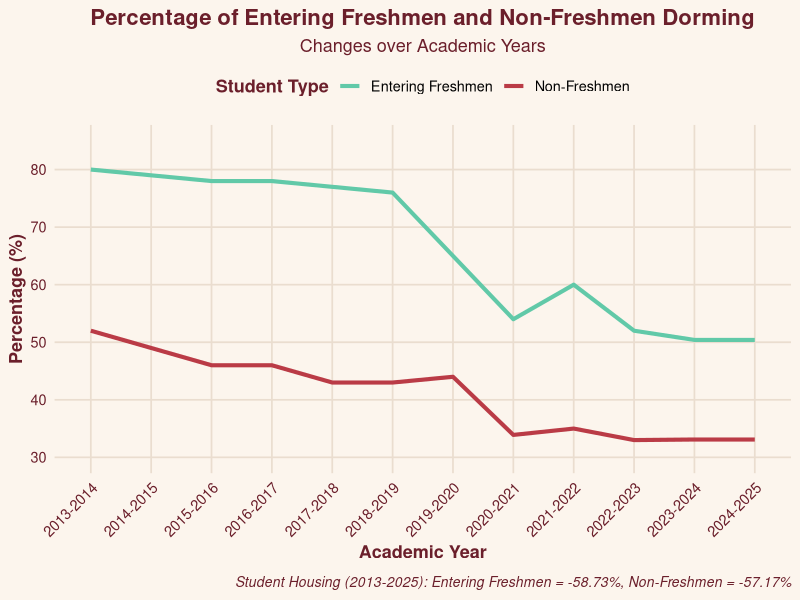
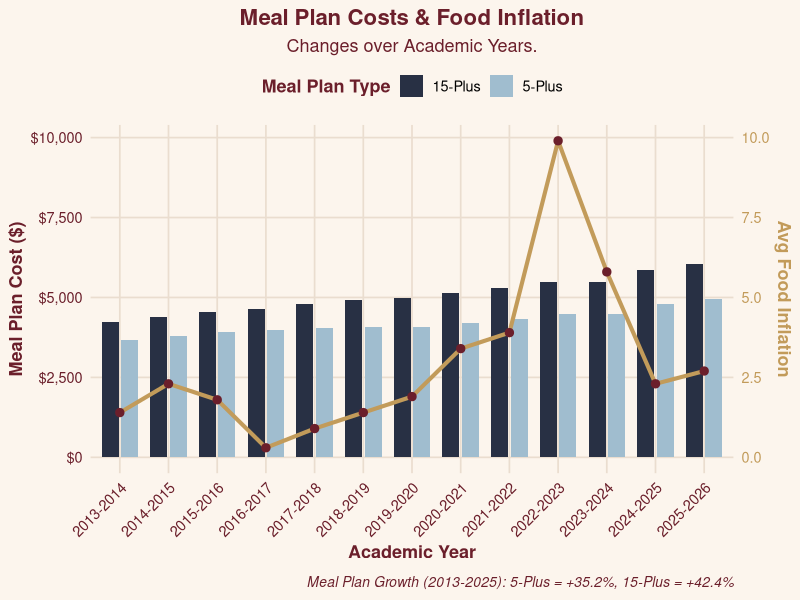

These figures' R source, in order:
## ---- chunk 1
#| echo: false
#| message: false

library(tidyverse)
library(ggplot2)
library(readxl)
library(dplyr)
library(tidyr)
library(scales)
## ---- chunk 2
#| echo: false
#| message: false
#| fig-width: 8
#| fig-height: 5

custom_theme <- theme_minimal(base_size = 13) +
  theme(
    plot.background = element_rect(fill = "#fcf5ed", color = NA),
    panel.background = element_rect(fill = "#fcf5ed", color = NA),
    plot.title = element_text(face = "bold", color = "#6b1f2b", size = 16, hjust = 0.5),
    plot.subtitle = element_text(color = "#6b1f2b", hjust = 0.5),
    plot.caption = element_text(color = "#6b1f2b", face = "italic", size = 10, hjust = 1, margin = margin(t = 10)),
    axis.text.x = element_text(angle = 45, hjust = 1, color = "#6b1f2b"),
    axis.text.y = element_text(color = "#6b1f2b"),
    axis.title = element_text(face = "bold", color = "#6b1f2b"),
    legend.position = "top",
    legend.title = element_text(face = "bold", color = "#6b1f2b"),
    panel.grid.major = element_line(color = "#eaddcf"),
    panel.grid.minor = element_blank()
  )

meal_data <- read_excel("AugsburgMealPlans.xlsx")

meal_data <- meal_data |>
  mutate(Academic_Year = factor(Academic_Year, levels = unique(Academic_Year)))

plot_dorming <- ggplot(subset(meal_data, Academic_Year != "2025-2026"), aes(x = Academic_Year)) +
  geom_line(aes(y = entering_freshman_housing * 100, color = "Entering Freshmen", group = 1), 
            linewidth = 1.4, na.rm = TRUE) +
  geom_line(aes(y = non_fresman_housing * 100, color = "Non-Freshmen", group = 1), 
            linewidth = 1.4, na.rm = TRUE) +
  scale_color_manual(
    name = "Student Type",
    values = c("Entering Freshmen" = "#61C9A8", "Non-Freshmen" = "#BA3B46")
  ) +
  scale_y_continuous(limits = c(30, 85)) + 
  labs(
    title = "Percentage of Entering Freshmen and Non-Freshmen Dorming",
    subtitle = "Changes over Academic Years",
    caption = "Student Housing (2013-2025): Entering Freshmen = -58.73%, Non-Freshmen = -57.17%",
    x = "Academic Year",
    y = "Percentage (%)"
  ) +
  custom_theme

plot_dorming
## ---- chunk 3
#| echo: false
#| message: false
#| fig-width: 8
#| fig-height: 5

meal_bar_data <- meal_data |>
  select(Academic_Year, fifteen_meal_plan, five_meal_cost) |>
  pivot_longer(
    cols = c(fifteen_meal_plan, five_meal_cost),
    names_to = "Plan_Type",
    values_to = "Cost"
  ) |>
  mutate(
    Plan_Type = factor(Plan_Type, 
                       levels = c("fifteen_meal_plan", "five_meal_cost"),
                       labels = c("15-Plus", "5-Plus"))
  )

plot_meal <- ggplot() +
  geom_col(
    data = meal_bar_data,
    aes(x = Academic_Year, y = Cost, fill = Plan_Type),
    position = position_dodge(width = 0.8),
    width = 0.7
  ) +
  geom_line(
    data = meal_data,
    aes(x = Academic_Year, y = avg_food_inflation * 1000, group = 1),
    color = "#c29b5a",
    linewidth = 1.4
  ) +
  geom_point(
    data = meal_data,
    aes(x = Academic_Year, y = avg_food_inflation * 1000),
    color = "#6b1f2b", 
    size = 2.5
  ) +
  scale_y_continuous(
    name = "Meal Plan Cost ($)",
    labels = dollar,
    sec.axis = sec_axis(~ . / 1000, name = "Avg Food Inflation")
  ) +
  scale_fill_manual(
    name = "Meal Plan Type",
    values = c("15-Plus" = "#283044", "5-Plus" = "#A0BDCF")
  ) +
  labs(
    title = "Meal Plan Costs & Food Inflation",
    subtitle = "Changes over Academic Years.",
    caption = "Meal Plan Growth (2013-2025): 5-Plus = +35.2%, 15-Plus = +42.4%",
    x = "Academic Year"
  ) +
  custom_theme +
  theme(
    axis.title.y.right = element_text(color = "#c29b5a"),
    axis.text.y.right = element_text(color = "#c29b5a")
  )

plot_meal
